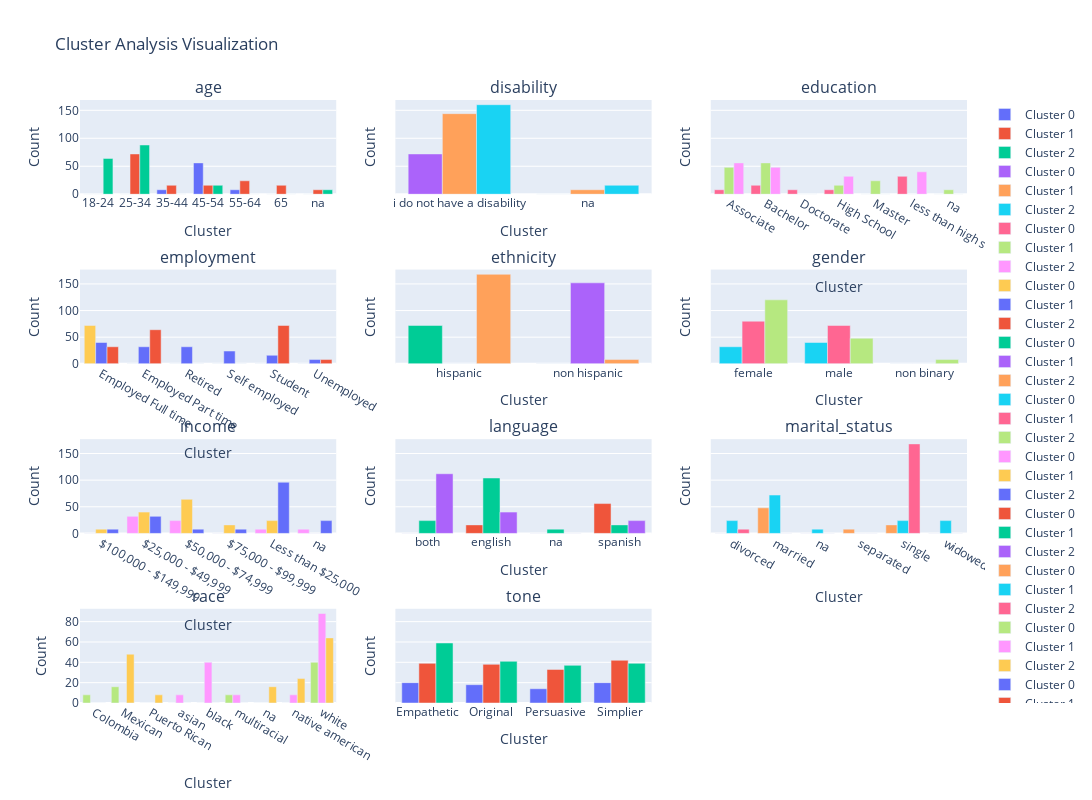

Notebook code cell kept with this figure:
### Code cell
import plotly.graph_objs as go
from plotly.subplots import make_subplots

# Number of columns and rows for the subplots grid
n_cols = 3
n_rows = (len(columns_to_plot) + n_cols - 1) // n_cols  # Calculate number of rows needed

# Create a figure and axes for subplots using Plotly
fig = make_subplots(rows=n_rows, cols=n_cols, subplot_titles=columns_to_plot, shared_yaxes=True)

# Generate stacked bar charts for each column
for idx, column in enumerate(columns_to_plot, start=1):
    # Aggregate data for the given column
    cluster_option_counts = df.groupby(['Cluster', column]).size().unstack(fill_value=0)
    
    # Prepare data for plotting
    data = []
    for cluster in cluster_option_counts.index:
        trace = go.Bar(x=cluster_option_counts.columns, y=cluster_option_counts.loc[cluster], name=f'Cluster {cluster}')
        data.append(trace)
    
    # Add traces to the subplot
    row = (idx - 1) // n_cols + 1
    col = (idx - 1) % n_cols + 1
    fig.add_traces(data, rows=row, cols=col)
    
    # Update layout for each subplot
    fig.update_xaxes(title_text='Cluster', row=row, col=col)
    fig.update_yaxes(title_text='Count', row=row, col=col)
    fig.update_layout(title=f'Counts of {column.capitalize()} by Cluster', showlegend=True)

# Update subplot layout and show the figure
fig.update_layout(height=800, width=1200, title_text="Cluster Analysis Visualization")
fig.show()

### Figure 1 — Plotly figure (JSON) as saved in the notebook; plotly's stock layout.template omitted (floating-point values rounded to 4 significant figures)
{"data": [{"name": "Cluster 0", "type": "bar", "x": ["18-24", "25-34", "35-44", "45-54", "55-64", "65", "na"], "xaxis": "x", "y": [0, 0, 8, 56, 8, 0, 0], "yaxis": "y"}, {"name": "Cluster 1", "type": "bar", "x": ["18-24", "25-34", "35-44", "45-54", "55-64", "65", "na"], "xaxis": "x", "y": [0, 72, 16, 16, 24, 16, 8], "yaxis": "y"}, {"name": "Cluster 2", "type": "bar", "x": ["18-24", "25-34", "35-44", "45-54", "55-64", "65", "na"], "xaxis": "x", "y": [64, 88, 0, 16, 0, 0, 8], "yaxis": "y"}, {"name": "Cluster 0", "type": "bar", "x": ["i do not have a disability", "na"], "xaxis": "x2", "y": [72, 0], "yaxis": "y2"}, {"name": "Cluster 1", "type": "bar", "x": ["i do not have a disability", "na"], "xaxis": "x2", "y": [144, 8], "yaxis": "y2"}, {"name": "Cluster 2", "type": "bar", "x": ["i do not have a disability", "na"], "xaxis": "x2", "y": [160, 16], "yaxis": "y2"}, {"name": "Cluster 0", "type": "bar", "x": ["Associate", "Bachelor", "Doctorate", "High School", "Master", "less than high school", "na"], "xaxis": "x3", "y": [8, 16, 8, 8, 0, 32, 0], "yaxis": "y3"}, {"name": "Cluster 1", "type": "bar", "x": ["Associate", "Bachelor", "Doctorate", "High School", "Master", "less than high school", "na"], "xaxis": "x3", "y": [48, 56, 0, 16, 24, 0, 8], "yaxis": "y3"}, {"name": "Cluster 2", "type": "bar", "x": ["Associate", "Bachelor", "Doctorate", "High School", "Master", "less than high school", "na"], "xaxis": "x3", "y": [56, 48, 0, 32, 0, 40, 0], "yaxis": "y3"}, {"name": "Cluster 0", "type": "bar", "x": ["Employed Full time", "Employed Part time", "Retired", "Self employed", "Student", "Unemployed"], "xaxis": "x4", "y": [72, 0, 0, 0, 0, 0], "yaxis": "y4"}, {"name": "Cluster 1", "type": "bar", "x": ["Employed Full time", "Employed Part time", "Retired", "Self employed", "Student", "Unemployed"], "xaxis": "x4", "y": [40, 32, 32, 24, 16, 8], "yaxis": "y4"}, {"name": "Cluster 2", "type": "bar", "x": ["Employed Full time", "Employed Part time", "Retired", "Self employed", "Student", "Unemployed"], "xaxis": "x4", "y": [32, 64, 0, 0, 72, 8], "yaxis": "y4"}, {"name": "Cluster 0", "type": "bar", "x": ["hispanic", "non hispanic"], "xaxis": "x5", "y": [72, 0], "yaxis": "y5"}, {"name": "Cluster 1", "type": "bar", "x": ["hispanic", "non hispanic"], "xaxis": "x5", "y": [0, 152], "yaxis": "y5"}, {"name": "Cluster 2", "type": "bar", "x": ["hispanic", "non hispanic"], "xaxis": "x5", "y": [168, 8], "yaxis": "y5"}, {"name": "Cluster 0", "type": "bar", "x": ["female", "male", "non binary"], "xaxis": "x6", "y": [32, 40, 0], "yaxis": "y6"}, {"name": "Cluster 1", "type": "bar", "x": ["female", "male", "non binary"], "xaxis": "x6", "y": [80, 72, 0], "yaxis": "y6"}, {"name": "Cluster 2", "type": "bar", "x": ["female", "male", "non binary"], "xaxis": "x6", "y": [120, 48, 8], "yaxis": "y6"}, {"name": "Cluster 0", "type": "bar", "x": ["$100,000 - $149,999", "$25,000 - $49,999", "$50,000 - $74,999", "$75,000 - $99,999", "Less than $25,000", "na"], "xaxis": "x7", "y": [0, 32, 24, 0, 8, 8], "yaxis": "y7"}, {"name": "Cluster 1", "type": "bar", "x": ["$100,000 - $149,999", "$25,000 - $49,999", "$50,000 - $74,999", "$75,000 - $99,999", "Less than $25,000", "na"], "xaxis": "x7", "y": [8, 40, 64, 16, 24, 0], "yaxis": "y7"}, {"name": "Cluster 2", "type": "bar", "x": ["$100,000 - $149,999", "$25,000 - $49,999", "$50,000 - $74,999", "$75,000 - $99,999", "Less than $25,000", "na"], "xaxis": "x7", "y": [8, 32, 8, 8, 96, 24], "yaxis": "y7"}, {"name": "Cluster 0", "type": "bar", "x": ["both", "english", "na", "spanish"], "xaxis": "x8", "y": [0, 16, 0, 56], "yaxis": "y8"}, {"name": "Cluster 1", "type": "bar", "x": ["both", "english", "na", "spanish"], "xaxis": "x8", "y": [24, 104, 8, 16], "yaxis": "y8"}, {"name": "Cluster 2", "type": "bar", "x": ["both", "english", "na", "spanish"], "xaxis": "x8", "y": [112, 40, 0, 24], "yaxis": "y8"}, {"name": "Cluster 0", "type": "bar", "x": ["divorced", "married", "na", "separated", "single", "widowed"], "xaxis": "x9", "y": [0, 48, 0, 8, 16, 0], "yaxis": "y9"}, {"name": "Cluster 1", "type": "bar", "x": ["divorced", "married", "na", "separated", "single", "widowed"], "xaxis": "x9", "y": [24, 72, 8, 0, 24, 24], "yaxis": "y9"}, {"name": "Cluster 2", "type": "bar", "x": ["divorced", "married", "na", "separated", "single", "widowed"], "xaxis": "x9", "y": [8, 0, 0, 0, 168, 0], "yaxis": "y9"}, {"name": "Cluster 0", "type": "bar", "x": ["Colombia", "Mexican", "Puerto Rican ", "asian", "black", "multiracial", "na", "native american", "white"], "xaxis": "x10", "y": [8, 16, 0, 0, 0, 8, 0, 0, 40], "yaxis": "y10"}, {"name": "Cluster 1", "type": "bar", "x": ["Colombia", "Mexican", "Puerto Rican ", "asian", "black", "multiracial", "na", "native american", "white"], "xaxis": "x10", "y": [0, 0, 0, 8, 40, 8, 0, 8, 88], "yaxis": "y10"}, {"name": "Cluster 2", "type": "bar", "x": ["Colombia", "Mexican", "Puerto Rican ", "asian", "black", "multiracial", "na", "native american", "white"], "xaxis": "x10", "y": [0, 48, 8, 0, 0, 0, 16, 24, 64], "yaxis": "y10"}, {"name": "Cluster 0", "type": "bar", "x": ["Empathetic", "Original", "Persuasive", "Simplier"], "xaxis": "x11", "y": [20, 18, 14, 20], "yaxis": "y11"}, {"name": "Cluster 1", "type": "bar", "x": ["Empathetic", "Original", "Persuasive", "Simplier"], "xaxis": "x11", "y": [39, 38, 33, 42], "yaxis": "y11"}, {"name": "Cluster 2", "type": "bar", "x": ["Empathetic", "Original", "Persuasive", "Simplier"], "xaxis": "x11", "y": [59, 41, 37, 39], "yaxis": "y11"}], "layout": {"annotations": [{"font": {"size": 16}, "showarrow": false, "text": "age", "x": 0.1444, "xanchor": "center", "xref": "paper", "y": 1, "yanchor": "bottom", "yref": "paper"}, {"font": {"size": 16}, "showarrow": false, "text": "disability", "x": 0.5, "xanchor": "center", "xref": "paper", "y": 1, "yanchor": "bottom", "yref": "paper"}, {"font": {"size": 16}, "showarrow": false, "text": "education", "x": 0.8556, "xanchor": "center", "xref": "paper", "y": 1, "yanchor": "bottom", "yref": "paper"}, {"font": {"size": 16}, "showarrow": false, "text": "employment", "x": 0.1444, "xanchor": "center", "xref": "paper", "y": 0.7188, "yanchor": "bottom", "yref": "paper"}, {"font": {"size": 16}, "showarrow": false, "text": "ethnicity", "x": 0.5, "xanchor": "center", "xref": "paper", "y": 0.7188, "yanchor": "bottom", "yref": "paper"}, {"font": {"size": 16}, "showarrow": false, "text": "gender", "x": 0.8556, "xanchor": "center", "xref": "paper", "y": 0.7188, "yanchor": "bottom", "yref": "paper"}, {"font": {"size": 16}, "showarrow": false, "text": "income", "x": 0.1444, "xanchor": "center", "xref": "paper", "y": 0.4375, "yanchor": "bottom", "yref": "paper"}, {"font": {"size": 16}, "showarrow": false, "text": "language", "x": 0.5, "xanchor": "center", "xref": "paper", "y": 0.4375, "yanchor": "bottom", "yref": "paper"}, {"font": {"size": 16}, "showarrow": false, "text": "marital_status", "x": 0.8556, "xanchor": "center", "xref": "paper", "y": 0.4375, "yanchor": "bottom", "yref": "paper"}, {"font": {"size": 16}, "showarrow": false, "text": "race", "x": 0.1444, "xanchor": "center", "xref": "paper", "y": 0.1562, "yanchor": "bottom", "yref": "paper"}, {"font": {"size": 16}, "showarrow": false, "text": "tone", "x": 0.5, "xanchor": "center", "xref": "paper", "y": 0.1562, "yanchor": "bottom", "yref": "paper"}], "height": 800, "showlegend": true, "title": {"text": "Cluster Analysis Visualization"}, "width": 1200, "xaxis": {"anchor": "y", "domain": [0, 0.2889], "title": {"text": "Cluster"}}, "xaxis10": {"anchor": "y10", "domain": [0, 0.2889], "title": {"text": "Cluster"}}, "xaxis11": {"anchor": "y11", "domain": [0.3556, 0.6444], "title": {"text": "Cluster"}}, "xaxis12": {"anchor": "y12", "domain": [0.7111, 1]}, "xaxis2": {"anchor": "y2", "domain": [0.3556, 0.6444], "title": {"text": "Cluster"}}, "xaxis3": {"anchor": "y3", "domain": [0.7111, 1], "title": {"text": "Cluster"}}, "xaxis4": {"anchor": "y4", "domain": [0, 0.2889], "title": {"text": "Cluster"}}, "xaxis5": {"anchor": "y5", "domain": [0.3556, 0.6444], "title": {"text": "Cluster"}}, "xaxis6": {"anchor": "y6", "domain": [0.7111, 1], "title": {"text": "Cluster"}}, "xaxis7": {"anchor": "y7", "domain": [0, 0.2889], "title": {"text": "Cluster"}}, "xaxis8": {"anchor": "y8", "domain": [0.3556, 0.6444], "title": {"text": "Cluster"}}, "xaxis9": {"anchor": "y9", "domain": [0.7111, 1], "title": {"text": "Cluster"}}, "yaxis": {"anchor": "x", "domain": [0.8438, 1], "title": {"text": "Count"}}, "yaxis10": {"anchor": "x10", "domain": [0, 0.1562], "title": {"text": "Count"}}, "yaxis11": {"anchor": "x11", "domain": [0, 0.1562], "matches": "y10", "showticklabels": false, "title": {"text": "Count"}}, "yaxis12": {"anchor": "x12", "domain": [0, 0.1562], "matches": "y10", "showticklabels": false}, "yaxis2": {"anchor": "x2", "domain": [0.8438, 1], "matches": "y", "showticklabels": false, "title": {"text": "Count"}}, "yaxis3": {"anchor": "x3", "domain": [0.8438, 1], "matches": "y", "showticklabels": false, "title": {"text": "Count"}}, "yaxis4": {"anchor": "x4", "domain": [0.5625, 0.7188], "title": {"text": "Count"}}, "yaxis5": {"anchor": "x5", "domain": [0.5625, 0.7188], "matches": "y4", "showticklabels": false, "title": {"text": "Count"}}, "yaxis6": {"anchor": "x6", "domain": [0.5625, 0.7188], "matches": "y4", "showticklabels": false, "title": {"text": "Count"}}, "yaxis7": {"anchor": "x7", "domain": [0.2812, 0.4375], "title": {"text": "Count"}}, "yaxis8": {"anchor": "x8", "domain": [0.2812, 0.4375], "matches": "y7", "showticklabels": false, "title": {"text": "Count"}}, "yaxis9": {"anchor": "x9", "domain": [0.2812, 0.4375], "matches": "y7", "showticklabels": false, "title": {"text": "Count"}}}}
